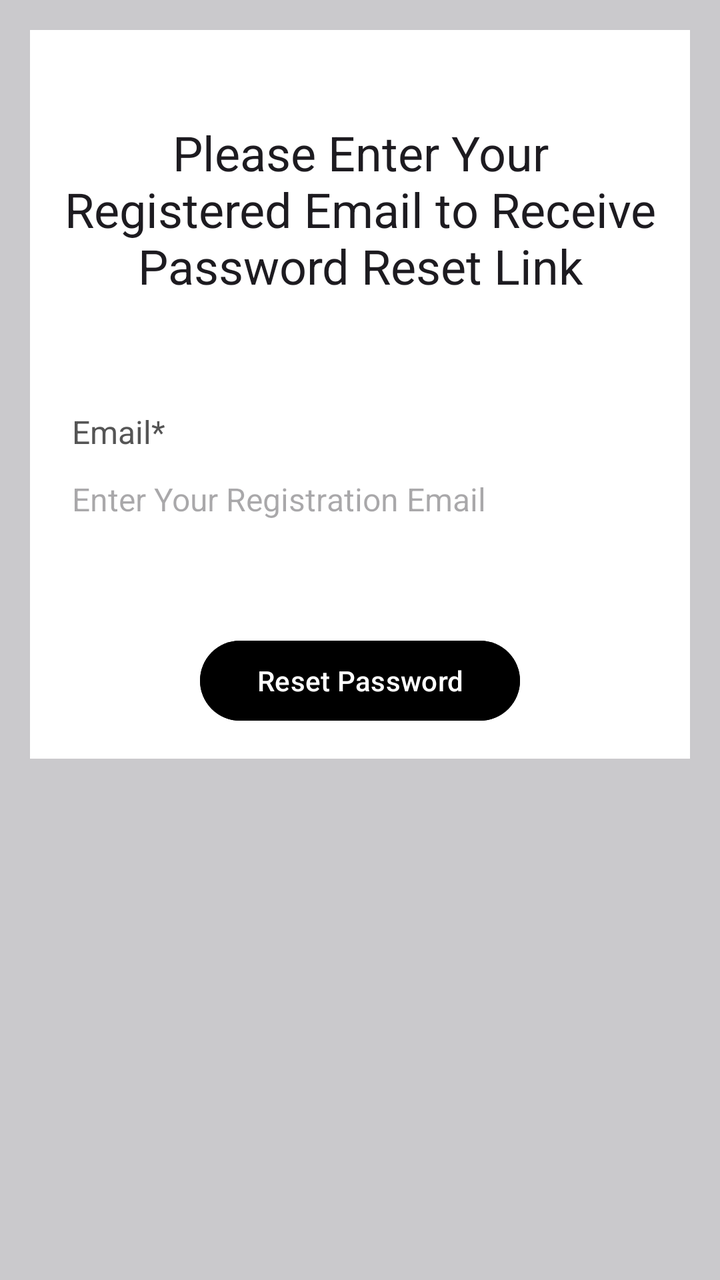
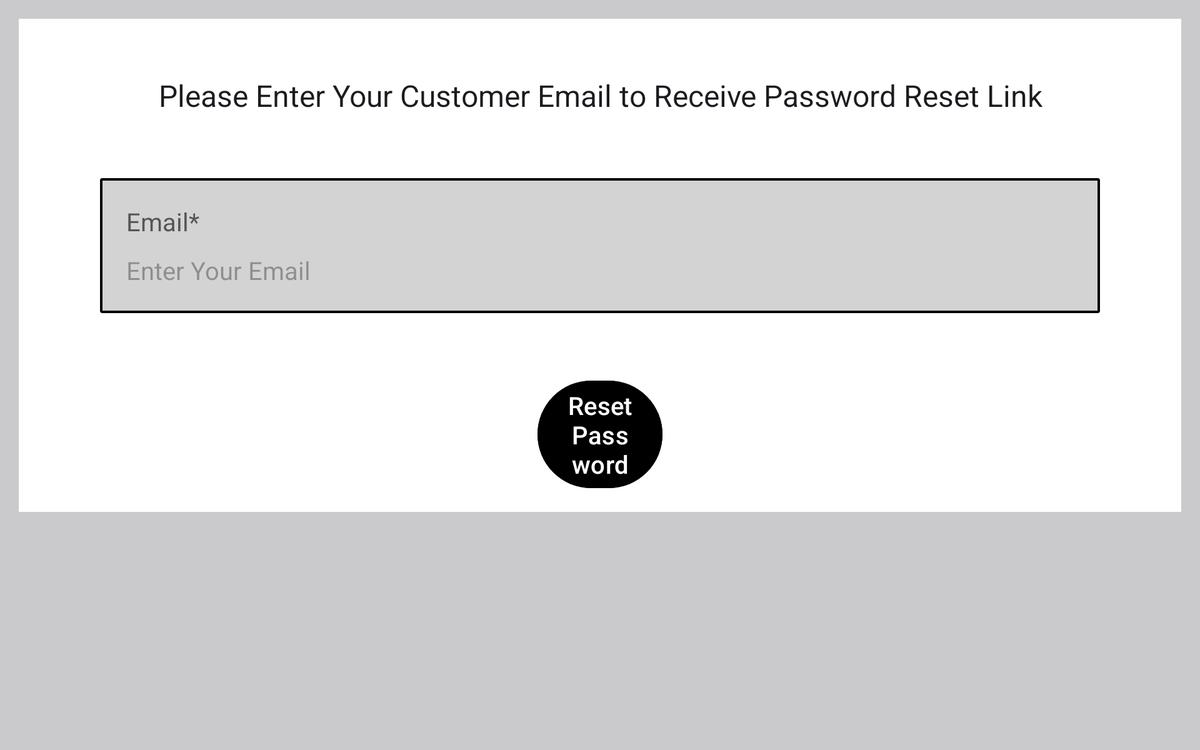

First picture: res/layout/ on a phone held upright. Second picture: the repository's own variant of that layout, on a device whose configuration matches the variant's folder. Source for both follows.
<!-- AndroidManifest.xml: application theme Theme.Material3.Light -->
<!-- res/layout/activity_forgot_password.xml -->
<?xml version="1.0" encoding="utf-8"?>
<ScrollView xmlns:android="http://schemas.android.com/apk/res/android"
    xmlns:app="http://schemas.android.com/apk/res-auto"
    xmlns:tools="http://schemas.android.com/tools"
    android:layout_width="match_parent"
    android:layout_height="match_parent"
    tools:context="com.inventory.idealist.ForgotPassword"
    android:background="#CAC9CC">

    <RelativeLayout
        android:layout_width="match_parent"
        android:layout_height="wrap_content"
        android:layout_margin="15dp"
        android:padding="15dp"
        android:background="@color/white">

        <TextView
            android:layout_width="match_parent"
            android:layout_height="wrap_content"
            android:text="Please Enter Your Registered Email to Receive Password Reset Link"
            android:layout_marginTop="30dp"
            android:textAlignment="center"
            android:id="@+id/textViewPassResHead"
            android:textAppearance="@style/TextAppearance.AppCompat.Headline"/>
        
        <TextView
            android:layout_width="match_parent"
            android:layout_height="wrap_content"
            android:id="@+id/textViewPassResEmail"
            android:layout_below="@+id/textViewPassResHead"
            android:text="Email*"
            android:layout_marginTop="50dp"
            android:padding="6dp"
            android:textSize="16dp"
            android:textColor="#555555"/>

        <EditText
            android:layout_width="match_parent"
            android:layout_height="wrap_content"
            android:id="@+id/editTextPassResEmail"
            android:layout_below="@id/textViewPassResEmail"
            android:hint="Enter Your Registration Email"
            android:inputType="textEmailAddress"
            android:padding="6dp"
            android:textSize="16dp"
            android:background="@drawable/border"/>

        <Button
            android:layout_width="match_parent"
            android:layout_height="wrap_content"
            android:id="@+id/buttonPasswordReset"
            android:layout_below="@id/editTextPassResEmail"
            android:layout_marginTop="50dp"
            android:layout_marginLeft="70dp"
            android:layout_marginRight="70dp"
            android:text="Reset Password"
            android:backgroundTint="@color/orange_main"/>

        <ProgressBar
            android:layout_width="wrap_content"
            android:layout_height="wrap_content"
            style="?android:attr/progressBarStyleLarge"
            android:id="@+id/progressBarForgotPass"
            android:layout_centerVertical="true"
            android:layout_centerHorizontal="true"
            android:elevation="10dp"
            android:visibility="gone"/>
    </RelativeLayout>

</ScrollView>
<!-- resources referenced by this layout -->
<resources>
  <color name="white">#FFFFFFFF</color>
</resources>
<!-- res/layout-w820dp/activity_forgot_password.xml (the repository's variant of the layout above) -->
<!-- drawn on a 7-inch tablet turned sideways -->
<?xml version="1.0" encoding="utf-8"?>
<ScrollView xmlns:android="http://schemas.android.com/apk/res/android"
    xmlns:app="http://schemas.android.com/apk/res-auto"
    xmlns:tools="http://schemas.android.com/tools"
    android:layout_width="match_parent"
    android:layout_height="match_parent"
    tools:context="com.inventory.idealist.ForgotPassword"
    android:background="#CAC9CC">

    <RelativeLayout
        android:layout_width="match_parent"
        android:layout_height="wrap_content"
        android:layout_margin="15dp"
        android:padding="15dp"
        android:background="@color/white">

        <TextView
            android:layout_width="match_parent"
            android:layout_height="wrap_content"
            android:text="Please Enter Your Customer Email to Receive Password Reset Link"
            android:layout_marginTop="30dp"
            android:textAlignment="center"
            android:id="@+id/textViewPassResHead"
            android:textAppearance="@style/TextAppearance.AppCompat.Headline"/>

        <RelativeLayout
            android:layout_width="800dp"
            android:layout_height="wrap_content"
            android:id="@+id/relativeLayoutForgotPass"
            android:layout_below="@+id/textViewPassResHead"
            android:layout_centerHorizontal="true"
            android:layout_marginTop="50dp"
            android:padding="15dp"
            android:background="@drawable/gray_border_bg">

        <TextView
            android:layout_width="match_parent"
            android:layout_height="wrap_content"
            android:id="@+id/textViewPassResEmail"
            android:text="Email*"
            android:padding="6dp"
            android:textSize="20sp"
            android:textColor="#555555"/>

        <EditText
            android:layout_width="match_parent"
            android:layout_height="wrap_content"
            android:id="@+id/editTextPassResEmail"
            android:layout_below="@id/textViewPassResEmail"
            android:hint="Enter Your Email"
            android:inputType="textEmailAddress"
            android:padding="6dp"
            android:textSize="20sp"
            android:background="@drawable/border"/>

        </RelativeLayout>

        <Button
            android:layout_width="match_parent"
            android:layout_height="wrap_content"
            android:id="@+id/buttonPasswordReset"
            android:layout_below="@id/relativeLayoutForgotPass"
            android:layout_marginTop="50dp"
            android:textSize="20sp"
            android:backgroundTint="@color/orange_main"
            android:layout_marginStart="400dp"
            android:layout_marginEnd="400dp"
            android:text="Reset Password"/>

        <ProgressBar
            android:layout_width="wrap_content"
            android:layout_height="wrap_content"
            style="?android:attr/progressBarStyleLarge"
            android:id="@+id/progressBarForgotPass"
            android:layout_centerVertical="true"
            android:layout_centerHorizontal="true"
            android:elevation="10dp"
            android:visibility="gone"/>
    </RelativeLayout>

</ScrollView>
<!-- resources referenced by the variant -->
<!-- as a 7-inch tablet turned sideways resolves them -->
<resources>
  <color name="white">#FFFFFFFF</color>
  <!-- drawable gray_border_bg (drawable) -->
  <?xml version="1.0" encoding="utf-8"?>
  <shape xmlns:android="http://schemas.android.com/apk/res/android">
  
      
      <solid android:color="@color/light_gray"/>
  
      
      <stroke android:width="2dp" android:color="@color/black"/>
  
      
      <corners android:radius="1dp"/>
  
  
  </shape>
  <color name="light_gray">#D3D3D3</color>
  <color name="black">#FF000000</color>
</resources>
